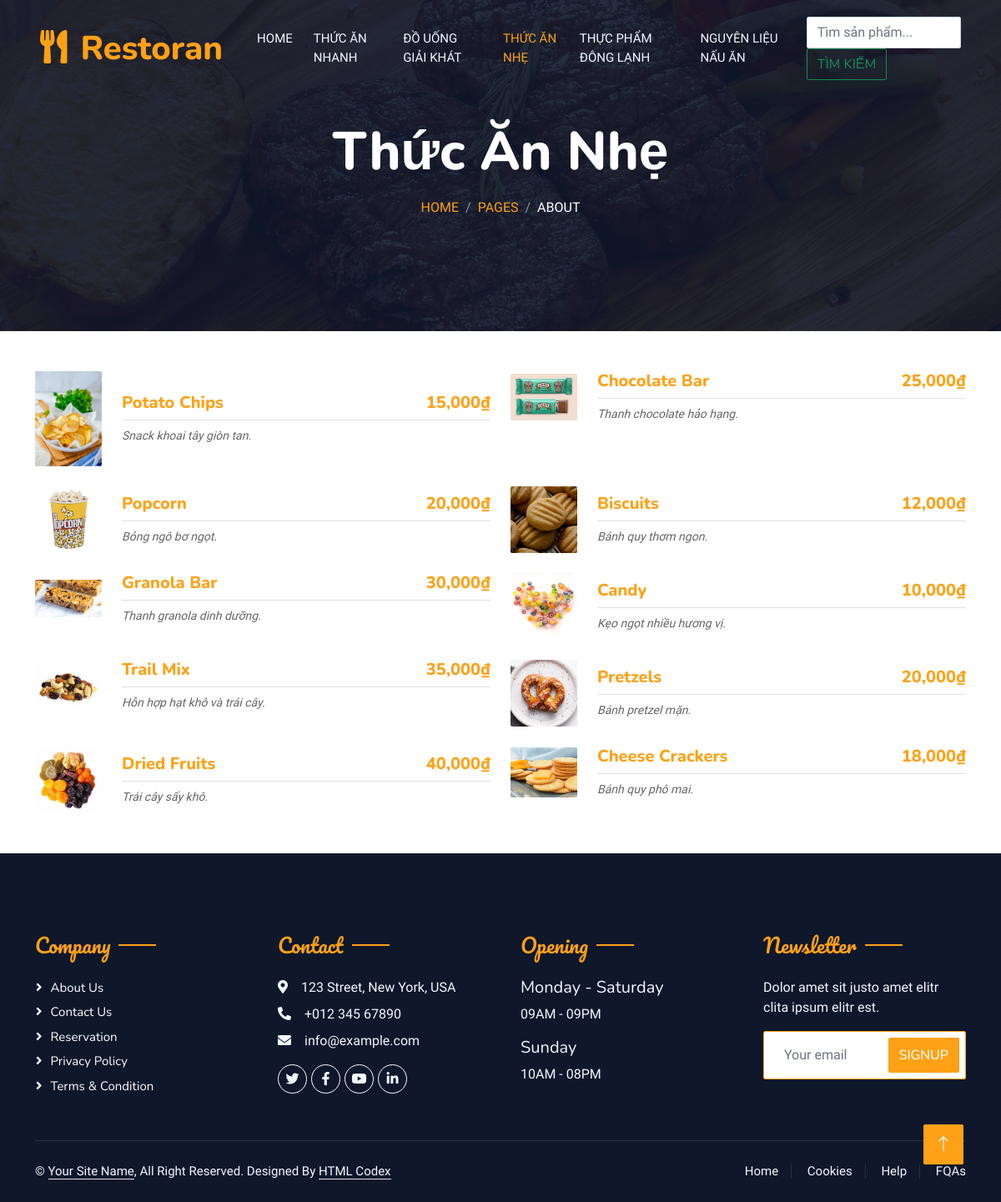
/ThucAnNhe.php, run on the app's committed database.
### tables this page shows
CREATE TABLE `product_types` (
  `type_id` int(11) NOT NULL,
  `type_name` varchar(100) NOT NULL
);

CREATE TABLE `products` (
  `id` int(11) NOT NULL,
  `name` varchar(100) NOT NULL,
  `manu_id` int(11) NOT NULL,
  `type_id` int(11) NOT NULL,
  `price` int(11) DEFAULT NULL,
  `pro_image` varchar(150) NOT NULL,
  `description` text DEFAULT NULL,
  `feature` tinyint(1) DEFAULT NULL,
  `created_at` timestamp NOT NULL DEFAULT current_timestamp()
);

### models/productypes.php (called while the page is built, shortened)
<?php
class ProductType
{
    public function getAllProductType()
    {
        $sql = "SELECT * FROM product_types";
        $result = Db::$connection->query($sql);
        if ($result) {
            return $result->fetch_all(MYSQLI_ASSOC);
        } else {
            die("Error: " . Db::$connection->error);
        }
    }
}

### models/items.php (called while the page is built, shortened)
<?php
class Product extends Db {
    public function getAllProducts() {
        $sql = self::$connection->prepare("SELECT * FROM `products`");
        $sql->execute();
        $products = $sql->get_result()->fetch_all(MYSQLI_ASSOC);
        return $products;
    }
    public function getProductsTypeId3() {
        $sql = self::$connection->prepare("SELECT * FROM `products` WHERE `type_id` = 3");
        $sql->execute();
        $products = $sql->get_result()->fetch_all(MYSQLI_ASSOC);
        return $products;
    }
}
?>

### ThucAnNhe.php (the view, shortened to what this page needs)
<?php
require "models/db.php";
require "models/items.php";
require "models/productypes.php";
$product = new Product();
$protype = new ProductType();
$getAllproduct = $product->getAllProducts();
$getAllprotypes = $protype->getAllProductType();
$getProductsTypeId3 = $product->getProductsTypeId3();
?>
<!DOCTYPE html>
<html lang="en">
<head>
    <link href="https://cdnjs.cloudflare.com/ajax/libs/font-awesome/5.10.0/css/all.min.css" rel="stylesheet">
    <link href="https://cdn.jsdelivr.net/npm/bootstrap-icons@1.4.1/font/bootstrap-icons.css" rel="stylesheet">
    <link href="lib/animate/animate.min.css" rel="stylesheet">
    <link href="lib/owlcarousel/assets/owl.carousel.min.css" rel="stylesheet">
    <link href="lib/tempusdominus/css/tempusdominus-bootstrap-4.min.css" rel="stylesheet" />
    <link href="css/bootstrap.min.css" rel="stylesheet">
    <link href="css/style.css" rel="stylesheet">
</head>
<body>
    <div class="container-xxl bg-white p-0">
        <div class="container-xxl position-relative p-0">
            <nav class="navbar navbar-expand-lg navbar-dark bg-dark px-4 px-lg-5 py-3 py-lg-0">
                <a href="" class="navbar-brand p-0">
                    <h1 class="text-primary m-0"><i class="fa fa-utensils me-3"></i>Restoran</h1>
                </a>
                <div class="collapse navbar-collapse" id="navbarCollapse">
                    <div class="navbar-nav ms-auto py-0 pe-4">
                        <a href="index.php" class="nav-item nav-link">Home</a>
                        <?php
                        if (isset($getAllprotypes) && is_array($getAllprotypes) && !empty($getAllprotypes)):
                            foreach ($getAllprotypes as $key => $value):
                                if ($value['type_id'] == 1):
                                    ?>
                                    <a href="ThucAnNhanh.php?type_id=<?php echo urlencode($value['type_id']); ?>"
                                        class="nav-item nav-link">
                                        <?php echo htmlspecialchars($value['type_name']); ?>
                                    </a>
                                    <?php
                                elseif ($value['type_id'] == 2):
                                    ?>
                                    <a href="DoUongGiaiKhat.php?type_id=<?php echo urlencode($value['type_id']); ?>"
                                        class="nav-item nav-link ">
                                        <?php echo htmlspecialchars($value['type_name']); ?>
                                    </a>
                                    <?php
                                elseif ($value['type_id'] == 3):
                                    ?>
                                    <a href="ThucAnNhe.php?type_id=<?php echo urlencode($value['type_id']); ?>"
                                        class="nav-item nav-link active">
                                        <?php echo htmlspecialchars($value['type_name']); ?>
                                    </a>
                                    <?php
                                elseif ($value['type_id'] == 4):
                                    ?>
                                    <a href="ThucPhamDongLanh.php?type_id=<?php echo urlencode($value['type_id']); ?>"
                                        class="nav-item nav-link">
                                        <?php echo htmlspecialchars($value['type_name']); ?>
                                    </a>
                                    <?php
                                elseif ($value['type_id'] == 5):
                                    ?>
                                    <a href="NguyenLieuNauAn.php?type_id=<?php echo urlencode($value['type_id']); ?>"
                                        class="nav-item nav-link">
                                        <?php echo htmlspecialchars($value['type_name']); ?>
                                    </a>
                                    <?php
                                endif;
                            endforeach;
                        else: ?>
                            <p class="nav-item nav-link">Không có loại sản phẩm nào.</p>
                        <?php endif; ?>
                    </div>
                    <form action="search.php" method="GET" class="form-inline my-2 my-lg-0">
                        <input class="form-control mr-sm-2" type="search" name="query" placeholder="Tìm sản phẩm..."
                            aria-label="Search">
                        <button class="btn btn-outline-success my-2 my-sm-0" type="submit">Tìm kiếm</button>
                    </form>
                </div>
            </nav>
            <div class="container-xxl py-5 bg-dark hero-header mb-5">
                <div class="container text-center my-5 pt-5 pb-4">
                    <h1 class="display-3 text-white mb-3 animated slideInDown">Thức Ăn Nhẹ</h1>
                    <nav aria-label="breadcrumb">
                        <ol class="breadcrumb justify-content-center text-uppercase">
                            <li class="breadcrumb-item"><a href="#">Home</a></li>
                            <li class="breadcrumb-item"><a href="#">Pages</a></li>
                            <li class="breadcrumb-item text-white active" aria-current="page">About</li>
                        </ol>
                    </nav>
                </div>
            </div>
        </div>
        <div class="tab-content container">
            <div id="tab-1" class="tab-pane fade show p-0 active">
                <div class="row g-4">
                    <?php foreach ($getProductsTypeId3 as $key => $value): ?>
                        <div class="col-lg-6">
                                <div class="d-flex align-items-center">
                                    <img class="flex-shrink-0 img-fluid rounded"
                                        src="img/<?php echo $value['pro_image']; ?>"
                                        alt="<?php echo htmlspecialchars($value['name']); ?>"
                                        style="width: 80px;">
                                    <div class="w-100 d-flex flex-column text-start ps-4">
                                        <h5 class="d-flex justify-content-between border-bottom pb-2">
                                            <a href="product_detail.php?id=<?php echo $value['id']; ?>">
                                                <span><?php echo htmlspecialchars($value['name']); ?></span>
                                            </a>
                                            <span class="text-primary"><?php echo number_format($value['price']); ?>₫</span>
                                        </h5>
                                        <small class="fst-italic"><?php echo htmlspecialchars($value['description']); ?></small>
                                    </div>
                                </div>
                            </div>
                    <?php endforeach ?>
                </div>
            </div>
        </div>
        <?php  include "footer.php" ?>
        <a href="#" class="btn btn-lg btn-primary btn-lg-square back-to-top"><i class="bi bi-arrow-up"></i></a>
</body>
</html>

### css/style.css (style rules this page uses)
:root { --primary: #FEA116; --light: #F1F8FF; --dark: #0F172B; }
.back-to-top { position: fixed; display: none; right: 45px; bottom: 45px; z-index: 99; }
.btn { font-family: 'Nunito', sans-serif; font-weight: 500; text-transform: uppercase; transition: .5s; }
.btn.btn-primary, .btn.btn-secondary { color: #FFFFFF; }
.btn-lg-square { width: 48px; height: 48px; }
.btn-square, .btn-sm-square, .btn-lg-square { padding: 0; display: flex; align-items: center; justify-content: center; font-weight: normal; border-radius: 2px; }
.navbar-dark .navbar-nav .nav-link { position: relative; margin-left: 25px; padding: 35px 0; font-size: 15px; color: var(--light) !important; text-transform: uppercase; font-weight: 500; outline: none; transition: .5s; }
.navbar-dark .navbar-nav .nav-link:hover, .navbar-dark .navbar-nav .nav-link.active { color: var(--primary) !important; }
@media (min-width: 992px) { .navbar-dark { position: absolute; width: 100%; top: 0; left: 0; z-index: 999; background: transparent !important; } }
.hero-header { background: linear-gradient(rgba(15, 23, 43, .9), rgba(15, 23, 43, .9)), url(../img/bg-hero.jpg); background-position: center center; background-repeat: no-repeat; background-size: cover; }
.breadcrumb-item + .breadcrumb-item::before { color: rgba(255, 255, 255, .5); }

### data on the page
product_types: type_name "THỨC ĂN NHANH"
product_types: type_name "ĐỒ UỐNG GIẢI KHÁT"
product_types: type_name "THỨC ĂN NHẸ"
product_types: type_name "THỰC PHẨM ĐÔNG LẠNH"
product_types: type_name "NGUYÊN LIỆU NẤU ĂN"
products: pro_image (picture), name "Potato Chips", price "15,000", description "Snack khoai tây giòn tan."
products: pro_image (picture), name "Chocolate Bar", price "25,000", description "Thanh chocolate hảo hạng."
products: pro_image (picture), name "Popcorn", price "20,000", description "Bỏng ngô bơ ngọt."
products: pro_image (picture), name "Biscuits", price "12,000", description "Bánh quy thơm ngon."
products: pro_image (picture), name "Granola Bar", price "30,000", description "Thanh granola dinh dưỡng."
products: pro_image (picture), name "Candy", price "10,000", description "Kẹo ngọt nhiều hương vị."
products: pro_image (picture), name "Trail Mix", price "35,000", description "Hỗn hợp hạt khô và trái cây."
products: pro_image (picture), name "Pretzels", price "20,000", description "Bánh pretzel mặn."
products: pro_image (picture), name "Dried Fruits", price "40,000", description "Trái cây sấy khô."
products: pro_image (picture), name "Cheese Crackers", price "18,000", description "Bánh quy phô mai."
